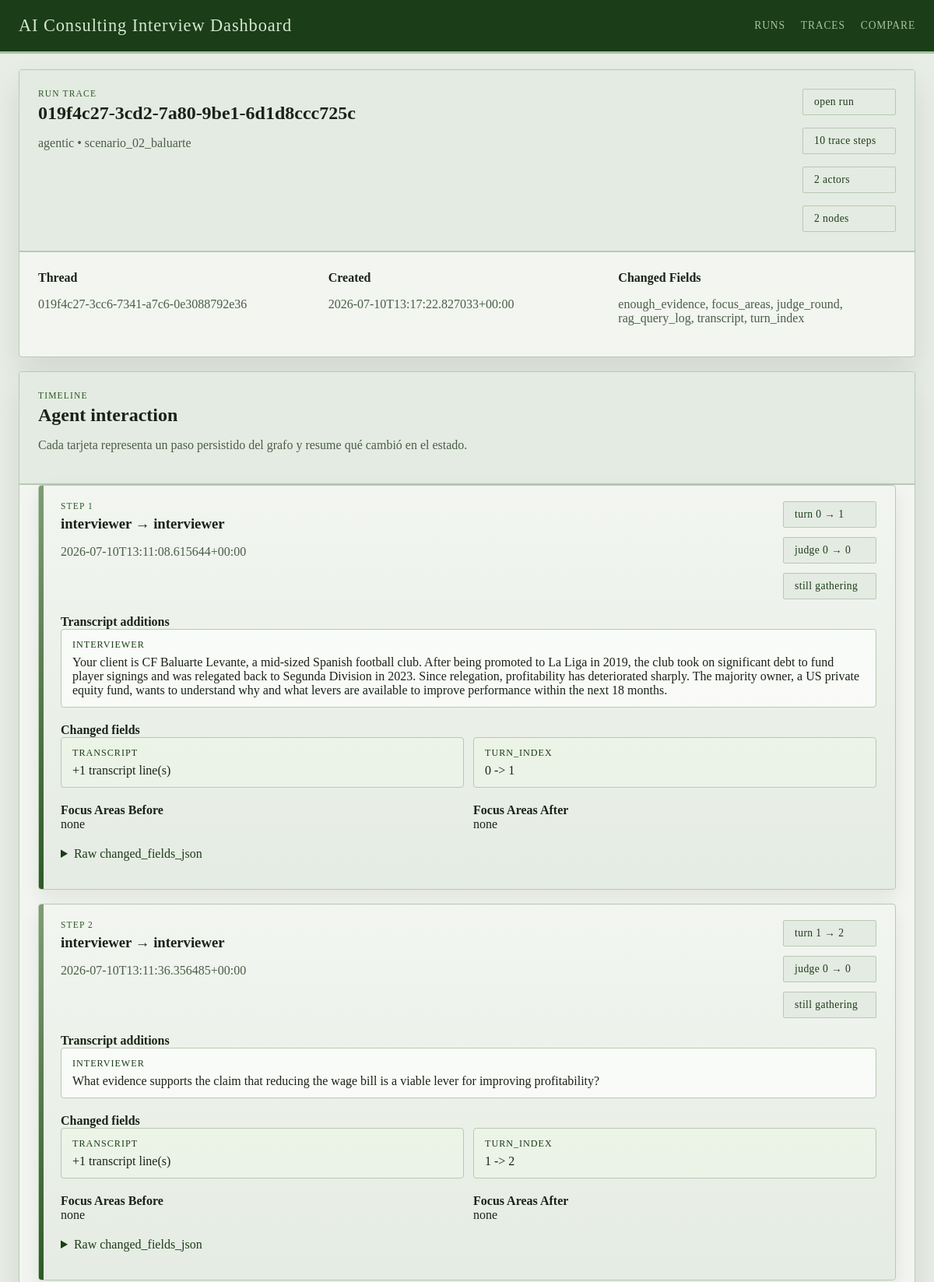
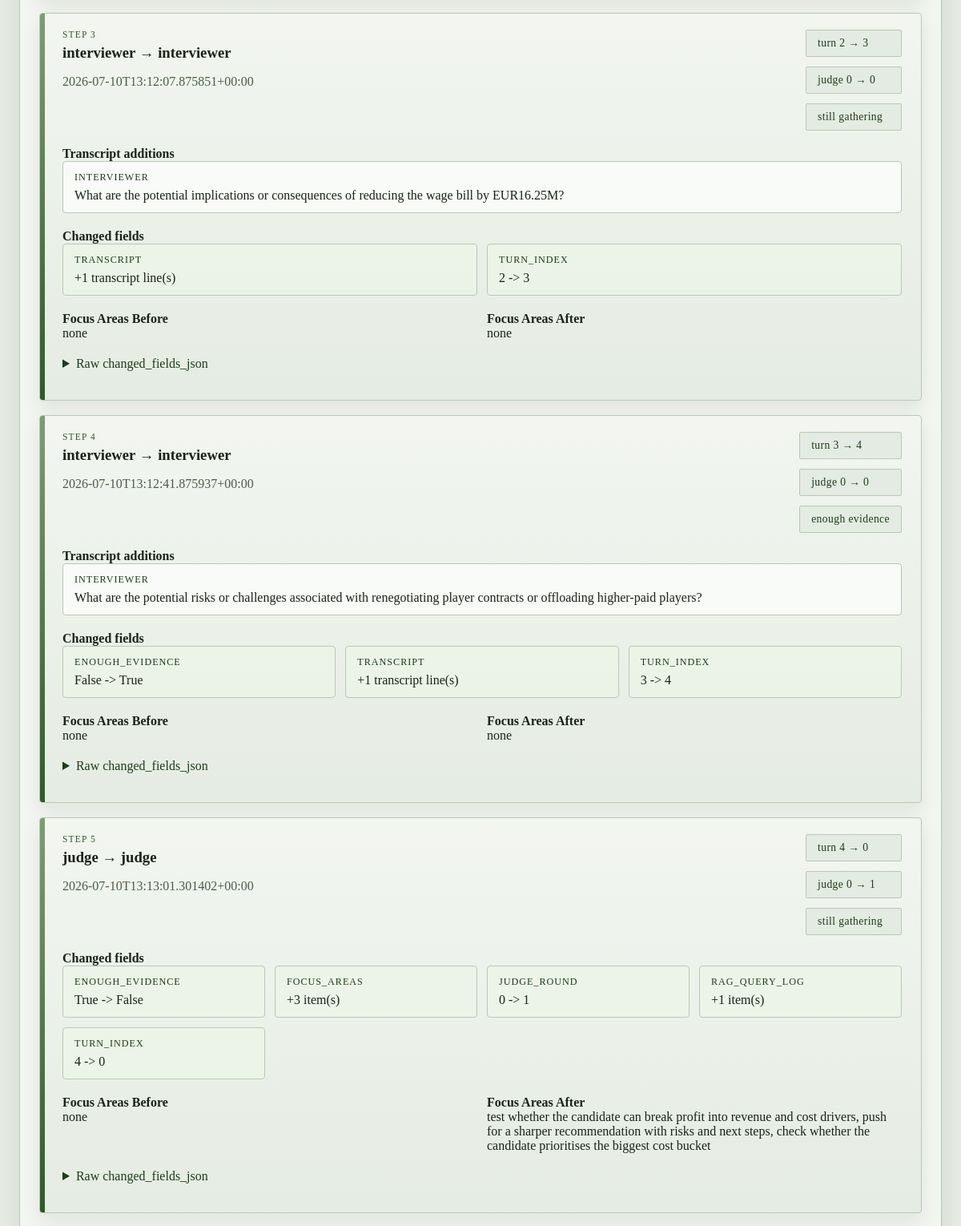
The page /runs/019f4c27-3cd2-7a80-9be1-6d1d8ccc725c/trace (upper part) on the database its author committed (2 pictures, top to bottom).
### tables this page shows
CREATE TABLE runs (
                run_id TEXT PRIMARY KEY,
                graph_name TEXT NOT NULL,
                thread_id TEXT NOT NULL,
                scenario_ref TEXT,
                case_prompt TEXT,
                turn_index INTEGER,
                judge_round INTEGER,
                enough_evidence INTEGER NOT NULL,
                focus_areas_json TEXT NOT NULL,
                transcript_json TEXT NOT NULL,
                case_performance_json TEXT NOT NULL,
                quality_dialog_json TEXT NOT NULL,
                final_feedback TEXT,
                state_json TEXT NOT NULL,
                created_at TEXT NOT NULL
            );

CREATE TABLE agent_state_traces (
                trace_id TEXT PRIMARY KEY,
                run_id TEXT NOT NULL,
                graph_name TEXT NOT NULL,
                thread_id TEXT NOT NULL,
                step_index INTEGER NOT NULL,
                node_name TEXT NOT NULL,
                actor TEXT NOT NULL,
                scenario_ref TEXT,
                turn_index_before INTEGER,
                turn_index_after INTEGER,
                judge_round_before INTEGER,
                judge_round_after INTEGER,
                enough_evidence_before INTEGER,
                enough_evidence_after INTEGER,
                focus_areas_before_json TEXT NOT NULL,
                focus_areas_after_json TEXT NOT NULL,
                changed_fields_json TEXT NOT NULL,
                created_at TEXT NOT NULL
            );

### web/app.py (the view)
@app.get("/runs/<run_id>/trace")
def get_run_trace(run_id: str):
    try:
        trace_payload = load_run_traces(run_id)
    except FileNotFoundError as exc:
        abort(404, str(exc))
    if _wants_json():
        return jsonify(trace_payload)
    return render_template("run_trace.html", trace=trace_payload)

### web/app.py (called while the page is built)
def _wants_json() -> bool:
    if request.args.get("format") == "json":
        return True
    return request.accept_mimetypes.best == "application/json"

### web/dashboard_store.py (called while the page is built)
def _json_loads(value: str | None, fallback: Any) -> Any:
    if not value:
        return fallback
    try:
        return json.loads(value)
    except json.JSONDecodeError:
        return fallback

def get_db_connection() -> sqlite3.Connection:
    connection = sqlite3.connect(RUNS_DB_PATH, timeout=30)
    connection.row_factory = sqlite3.Row
    return connection

def _table_exists(connection: sqlite3.Connection, table_name: str) -> bool:
    row = connection.execute(
        """
        SELECT name
        FROM sqlite_master
        WHERE type = 'table' AND name = ?
        """,
        (table_name,),
    ).fetchone()
    return row is not None

def _normalize_dimension_entry(raw_entry: Any) -> dict[str, Any]:
    if isinstance(raw_entry, dict):
        score = raw_entry.get("score", "")
        rationale = raw_entry.get("rationale", "")
        evidence = raw_entry.get("evidence", "")
    else:
        score = raw_entry
        rationale = ""
        evidence = ""
    return {
        "score": score if score not in {None, ""} else "",
        "rationale": str(rationale or "").strip(),
        "evidence": str(evidence or "").strip(),
    }

def _extract_expected_scores(state: dict[str, Any]) -> dict[str, dict[str, Any]]:
    candidate_profile = state.get("candidate_profile", {})
    expected_scores = candidate_profile.get("expected_scores", {})
    sections: dict[str, dict[str, Any]] = {
        CASE_PERFORMANCE_SECTION: {},
        DIALOG_QUALITY_SECTION: {},
    }
    for section_name in sections:
        raw_section = expected_scores.get(section_name, {})
        if not isinstance(raw_section, dict):
            continue
        for dimension, details in raw_section.items():
            if not isinstance(details, dict):
                continue
            sections[section_name][dimension] = {
                "score": details.get("expected", ""),
                "rationale": str(details.get("rationale", "")).strip(),
            }
    return sections

def _extract_model_scores(run_row: sqlite3.Row) -> dict[str, dict[str, Any]]:
    return {
        CASE_PERFORMANCE_SECTION: _json_loads(run_row["case_performance_json"], {}),
        DIALOG_QUALITY_SECTION: _json_loads(run_row["quality_dialog_json"], {}),
    }

def _score_sort_key(value: Any) -> tuple[int, str]:
    return (0, str(value))

### web/templates/run_trace.html (shortened to what this page needs)
{% extends "base.html" %}
{% block content %}
<section class="panel">
  <div class="panel-heading">
    <div>
      <p class="eyebrow">Run Trace</p>
      <h1>{{ trace.run.run_id }}</h1>
      <p class="lede">{{ trace.run.graph_name }} • {{ trace.run.scenario_ref or 'no scenario ref' }}</p>
    </div>
    <div class="chip-row">
      <a class="chip chip-link" href="{{ url_for('get_run', run_id=trace.run.run_id) }}">open run</a>
      <span class="chip">{{ trace.summary.trace_count }} trace steps</span>
      <span class="chip">{{ trace.summary.actor_count }} actors</span>
      <span class="chip">{{ trace.summary.node_count }} nodes</span>
    </div>
  </div>
  <div class="meta-grid">
    <div>
      <strong>Thread</strong>
      <p>{{ trace.run.thread_id }}</p>
    </div>
    <div>
      <strong>Created</strong>
      <p>{{ trace.run.created_at }}</p>
    </div>
    <div>
      <strong>Changed Fields</strong>
      <p>{{ trace.summary.changed_field_names|join(', ') if trace.summary.changed_field_names else 'none' }}</p>
    </div>
  </div>
</section>
<section class="panel">
  <div class="panel-heading">
    <div>
      <p class="eyebrow">Timeline</p>
      <h2>Agent interaction</h2>
      {% if not trace.summary.has_trace_table %}
      <p class="lede">The database does not have an <code>agent_state_traces</code> table yet.</p>
      {% elif not trace.traces %}
      <p class="lede">This run exists, but no trace rows were recorded for it.</p>
      {% else %}
      <p class="lede">Cada tarjeta representa un paso persistido del grafo y resume qué cambió en el estado.</p>
      {% endif %}
    </div>
  </div>
  {% if trace.traces %}
  <div class="trace-timeline">
    {% for item in trace.traces %}
    <article class="trace-card">
      <div class="trace-card__header">
        <div>
          <p class="eyebrow">Step {{ item.step_index }}</p>
          <h3>{{ item.actor }} → {{ item.node_name }}</h3>
          <p class="lede">{{ item.created_at }}</p>
        </div>
        <div class="trace-badges">
          <span class="chip">turn {{ item.turn_index_before }} → {{ item.turn_index_after }}</span>
          <span class="chip">judge {{ item.judge_round_before }} → {{ item.judge_round_after }}</span>
          <span class="chip">{{ 'enough evidence' if item.enough_evidence_after else 'still gathering' }}</span>
        </div>
      </div>
      {% if item.transcript_updates %}
      <div class="trace-section">
        <strong>Transcript additions</strong>
        <div class="trace-message-list">
          {% for message in item.transcript_updates %}
          <div class="trace-message">
            <span class="trace-message__role">{{ message.role }}</span>
            <p>{{ message.content }}</p>
          </div>
          {% endfor %}
        </div>
      </div>
      {% endif %}
      <div class="trace-section">
        <strong>Changed fields</strong>
        {% if item.field_changes %}
        <div class="trace-field-grid">
          {% for field in item.field_changes %}
          <div class="trace-field-card">
            <span class="trace-field-card__name">{{ field.field }}</span>
            <p>{{ field.summary }}</p>
          </div>
          {% endfor %}
        </div>
        {% else %}
        <p class="helper">No relevant state diff persisted for this step.</p>
        {% endif %}
      </div>
      <div class="trace-section trace-section-split">
        <div>
          <strong>Focus Areas Before</strong>
          <p>{{ item.focus_areas_before|join(', ') if item.focus_areas_before else 'none' }}</p>
        </div>
        <div>
          <strong>Focus Areas After</strong>
          <p>{{ item.focus_areas_after|join(', ') if item.focus_areas_after else 'none' }}</p>
        </div>
      </div>
      <details class="trace-json">
        <summary>Raw changed_fields_json</summary>
      </details>
    </article>
    {% endfor %}
  </div>
  {% endif %}
</section>
{% endblock %}

### web/static/styles.css (style rules this page uses)
:root { --bg: #e8ede6; --panel: #f2f5f0; --panel-alt: #e4ebe2; --line: #b8c9b4; --ink: #1a2318; --muted: #4a5e47; --accent: #2d5a27; --accent-strong: #1b3d17; --success: #2d5a27; --warning: #7a6520; --danger: #7a2020; --shadow: 0 18px 40px rgba(20, 40, 18, 0.10); --radius: 4px; --font-ui: "Georgia", "Times New Roman", serif; --font-display: "Georgia", "Palatino Linotype", serif; }
* { box-sizing: border-box; }
body { margin: 0; font-family: var(--font-ui); color: var(--ink); background: var(--bg); }
a { color: var(--accent-strong); }
.panel { background: var(--panel); border: 1px solid var(--line); border-radius: var(--radius); box-shadow: var(--shadow); overflow: hidden; }
.panel-heading { display: flex; justify-content: space-between; align-items: start; gap: 16px; padding: 24px; background: var(--panel-alt); border-bottom: 2px solid var(--line); }
.panel-heading h1, .panel-heading h2, .panel-heading h3, .subsection h3 { margin: 0; font-family: var(--font-display); font-weight: bold; }
.eyebrow { margin: 0 0 6px; color: var(--accent); text-transform: uppercase; letter-spacing: 0.10em; font-size: 0.72rem; font-family: var(--font-display); }
.lede, .meta-grid p, .prompt-box p, .helper { color: var(--muted); }
.chip-row, .metric-grid, .meta-grid, .form-grid, .compare-form, .flash-stack, .two-col { display: grid; gap: 16px; }
.chip-row { grid-template-columns: repeat(auto-fit, minmax(120px, max-content)); }
.chip { display: inline-flex; padding: 8px 14px; border-radius: 2px; background: var(--panel-alt); border: 1px solid var(--line); color: var(--accent-strong); font-size: 0.85rem; letter-spacing: 0.03em; }
.chip-link { text-decoration: none; }
.meta-grid, .form-grid, .compare-form, .two-col { grid-template-columns: repeat(auto-fit, minmax(220px, 1fr)); padding: 24px; }
.prompt-box, .human-form, .markdown-block, .subsection, .notes-field, .trace-timeline { padding: 0 24px 24px; }
.trace-timeline { display: grid; gap: 18px; }
.trace-card { position: relative; border: 1px solid var(--line); background: linear-gradient(180deg, rgba(242, 245, 240, 0.95), rgba(228, 235, 226, 0.92)); border-radius: var(--radius); box-shadow: 0 10px 24px rgba(20, 40, 18, 0.08); overflow: hidden; }
.trace-card::before { content: ""; position: absolute; inset: 0 auto 0 0; width: 6px; background: linear-gradient(180deg, #7d9d72, #2d5a27); }
.trace-card__header, .trace-section, .trace-json { padding: 20px 24px 0 28px; }
.trace-card__header { display: flex; justify-content: space-between; align-items: start; gap: 16px; }
.trace-card h3 { margin: 0; font-family: var(--font-display); }
.trace-badges, .trace-field-grid, .trace-message-list, .trace-section-split { display: grid; gap: 12px; }
.trace-badges { grid-template-columns: repeat(auto-fit, minmax(120px, max-content)); }
.trace-message { border: 1px solid var(--line); background: rgba(251, 252, 250, 0.9); padding: 12px 14px; border-radius: var(--radius); }
.trace-message__role, .trace-field-card__name { display: block; margin-bottom: 6px; color: var(--accent-strong); font-size: 0.76rem; text-transform: uppercase; letter-spacing: 0.08em; }
.trace-message p, .trace-field-card p, .trace-section p { margin: 0; white-space: pre-wrap; word-break: break-word; }
.trace-field-grid, .trace-section-split { grid-template-columns: repeat(auto-fit, minmax(220px, 1fr)); }
.trace-field-card { border: 1px solid var(--line); background: rgba(237, 244, 232, 0.8); padding: 12px 14px; border-radius: var(--radius); }
.trace-json { padding-bottom: 24px; }
.trace-json summary { cursor: pointer; color: var(--accent-strong); margin-bottom: 12px; }

### rows shown on the page
runs: run.run_id "019f4c27-3cd2-7a80-9be1-6d1d8ccc725c", run.graph_name "agentic", run "scenario_02_baluarte", run.thread_id "019f4c27-3cc6-7341-a7c6-0e3088792e36", run.created_at "2026-07-10T13:17:22.827033+00:00"
agent_state_traces: step_index "1", actor "interviewer", node_name "interviewer", created_at "2026-07-10T13:11:08.615644+00:00", turn_index_before "0", turn_index_after "1", judge_round_before "0", judge_round_after "0", enough_evidence_after "still gathering", role "INTERVIEWER", content "Your client is CF Baluarte Levante, a mid-sized Spanish football club. After being promoted to La Liga in 2019, the club took on significant debt to fund player signings and was relegated back to Segunda Division in 2023. Since relegation, profitability has deteriorated sharply. The majority owner, a US private equity fund, wants to understand why and what levers are available to improve performance within the next 18 months.", field "TRANSCRIPT" "TURN_INDEX", summary "+1 transcript line(s)" "0 -> 1", focus_areas_before "none", focus_areas_after "none"
agent_state_traces: step_index "2", actor "interviewer", node_name "interviewer", created_at "2026-07-10T13:11:36.356485+00:00", turn_index_before "1", turn_index_after "2", judge_round_before "0", judge_round_after "0", enough_evidence_after "still gathering", role "INTERVIEWER", content "What evidence supports the claim that reducing the wage bill is a viable lever for improving profitability?", field "TRANSCRIPT" "TURN_INDEX", summary "+1 transcript line(s)" "1 -> 2", focus_areas_before "none", focus_areas_after "none"
agent_state_traces: step_index "3", actor "interviewer", node_name "interviewer", created_at "2026-07-10T13:12:07.875851+00:00", turn_index_before "2", turn_index_after "3", judge_round_before "0", judge_round_after "0", enough_evidence_after "still gathering", role "INTERVIEWER", content "What are the potential implications or consequences of reducing the wage bill by EUR16.25M?", field "TRANSCRIPT" "TURN_INDEX", summary "+1 transcript line(s)" "2 -> 3", focus_areas_before "none", focus_areas_after "none"
agent_state_traces: step_index "4", actor "interviewer", node_name "interviewer", created_at "2026-07-10T13:12:41.875937+00:00", turn_index_before "3", turn_index_after "4", judge_round_before "0", judge_round_after "0", enough_evidence_after "enough evidence", role "INTERVIEWER", content "What are the potential risks or challenges associated with renegotiating player contracts or offloading higher-paid players?", field "ENOUGH_EVIDENCE" "TRANSCRIPT" "TURN_INDEX", summary "False -> True" "+1 transcript line(s)" "3 -> 4", focus_areas_before "none", focus_areas_after "none"
agent_state_traces: step_index "5", actor "judge", node_name "judge", created_at "2026-07-10T13:13:01.301402+00:00", turn_index_before "4", turn_index_after "0", judge_round_before "0", judge_round_after "1", enough_evidence_after "still gathering", field "ENOUGH_EVIDENCE" "FOCUS_AREAS" "JUDGE_ROUND" "RAG_QUERY_LOG" "TURN_INDEX", summary "True -> False" "+3 item(s)" "0 -> 1" "+1 item(s)" "4 -> 0", focus_areas_before "none", focus_areas_after "test whether the candidate can break profit into revenue and cost drivers, push for a sharper recommendation with risks and next steps, check whether the candidate prioritises the biggest cost bucket"

### other values the page prints
{{ trace.summary.trace_count }} "10"
{{ trace.summary.actor_count }} "2"
{{ trace.summary.node_count }} "2"
